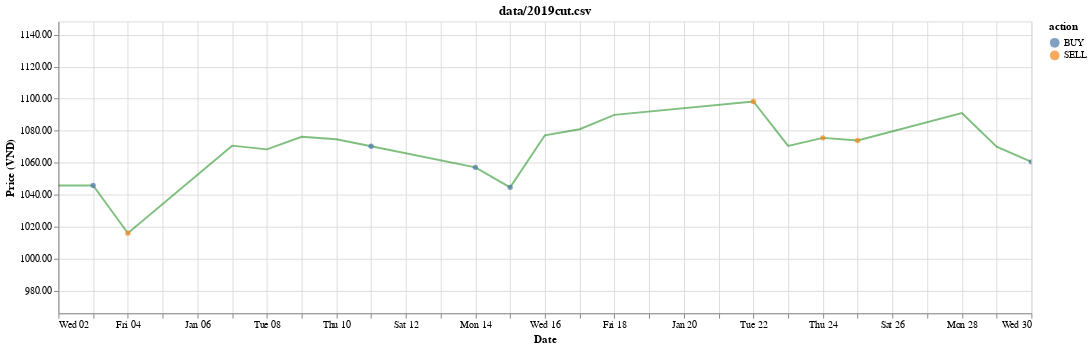

The notebook cell this image was saved under:
### Code cell
chart = visualize(df, history, title=test_stock)
chart

### Figure 1 — Vega-Lite specification as saved in the notebook (floating-point values rounded to 4 significant figures)
{"config": {"view": {"continuousWidth": 400, "continuousHeight": 300}}, "layer": [{"mark": {"type": "line", "color": "green", "opacity": 0.5}, "encoding": {"x": {"type": "temporal", "field": "date"}, "y": {"type": "quantitative", "axis": {"format": ".2f", "title": "Price (VND)"}, "field": "position", "scale": {"clamp": true, "domain": [966.1, 1148.0]}}}, "selection": {"selector003": {"type": "interval", "bind": "scales", "encodings": ["x"]}}}, {"mark": {"type": "point", "filled": true}, "encoding": {"color": {"type": "nominal", "field": "action"}, "x": {"type": "temporal", "axis": {"title": "Date"}, "field": "date"}, "y": {"type": "quantitative", "axis": {"format": ".2f", "title": "Price (VND)"}, "field": "position", "scale": {"clamp": true, "domain": [966.1, 1148.0]}}}, "selection": {"selector004": {"type": "interval", "bind": "scales", "encodings": ["x"]}}, "transform": [{"filter": "(datum.action !== 'HOLD')"}]}], "data": {"name": "data-28824c35d1343f4a92a3f57000f52b1c"}, "height": 300, "title": "data/2019cut.csv", "width": 1000, "$schema": "https://vega.github.io/schema/vega-lite/v4.0.0.json", "datasets": {"data-28824c35d1343f4a92a3f57000f52b1c": [{"date": "2019-01-02T00:00:00", "actual": 1046.0, "position": 1046.0, "action": "HOLD"}, {"date": "2019-01-03T00:00:00", "actual": 1016.0, "position": 1046.0, "action": "BUY"}, {"date": "2019-01-04T00:00:00", "actual": 1071.0, "position": 1016.0, "action": "SELL"}, {"date": "2019-01-07T00:00:00", "actual": 1068.0, "position": 1071.0, "action": "HOLD"}, {"date": "2019-01-08T00:00:00", "actual": 1076.0, "position": 1068.0, "action": "HOLD"}, {"date": "2019-01-09T00:00:00", "actual": 1075.0, "position": 1076.0, "action": "HOLD"}, {"date": "2019-01-10T00:00:00", "actual": 1070.0, "position": 1075.0, "action": "HOLD"}, {"date": "2019-01-11T00:00:00", "actual": 1057.0, "position": 1070.0, "action": "BUY"}, {"date": "2019-01-14T00:00:00", "actual": 1045.0, "position": 1057.0, "action": "BUY"}, {"date": "2019-01-15T00:00:00", "actual": 1077.0, "position": 1045.0, "action": "BUY"}, {"date": "2019-01-16T00:00:00", "actual": 1081.0, "position": 1077.0, "action": "HOLD"}, {"date": "2019-01-17T00:00:00", "actual": 1090.0, "position": 1081.0, "action": "HOLD"}, {"date": "2019-01-18T00:00:00", "actual": 1098.0, "position": 1090.0, "action": "HOLD"}, {"date": "2019-01-22T00:00:00", "actual": 1071.0, "position": 1098.0, "action": "SELL"}, {"date": "2019-01-23T00:00:00", "actual": 1076.0, "position": 1071.0, "action": "HOLD"}, {"date": "2019-01-24T00:00:00", "actual": 1074.0, "position": 1076.0, "action": "SELL"}, {"date": "2019-01-25T00:00:00", "actual": 1091.0, "position": 1074.0, "action": "SELL"}, {"date": "2019-01-28T00:00:00", "actual": 1070.0, "position": 1091.0, "action": "HOLD"}, {"date": "2019-01-29T00:00:00", "actual": 1061.0, "position": 1070.0, "action": "HOLD"}, {"date": "2019-01-30T00:00:00", "actual": 1089.0, "position": 1061.0, "action": "BUY"}]}}
